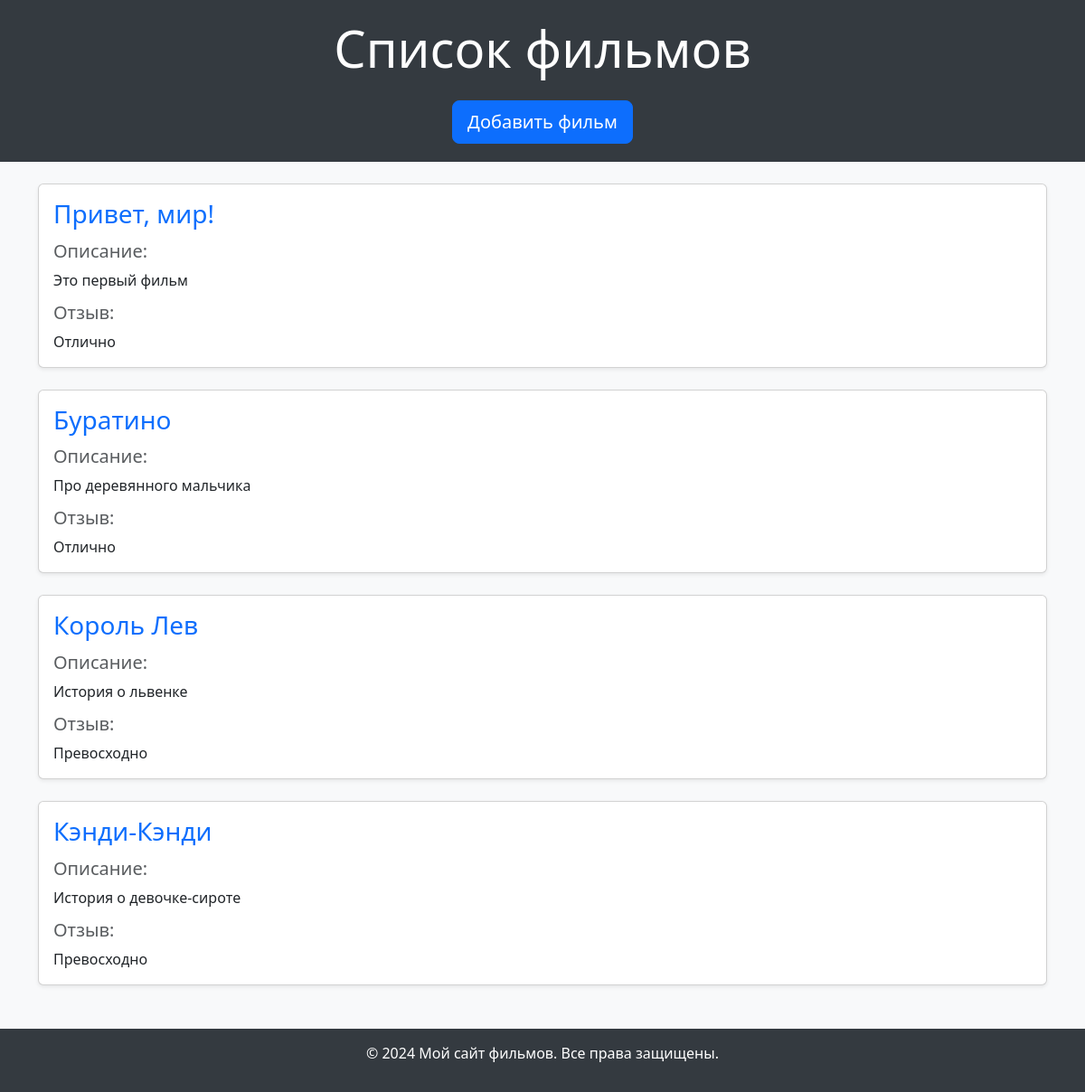
The page / on the database its author committed.
### films/models.py (models this page shows, shortened)
class Film(models.Model):
    title = models.CharField(max_length=200, verbose_name='Название фильма')
    description = models.TextField(verbose_name='Описание фильма')
    review = models.TextField(verbose_name='Отзыв')

### films/views.py (the view)
# urls.py: path('', views.list_films, name='list_films'),
def list_films(request):
    films = Film.objects.all()
    return render(request, 'films/list_films.html', {'films': films})

### films/templates/films/list_films.html (shortened to what this page needs)
{% load static %}
<!DOCTYPE html>
<html lang="ru">
<head>
    <link href="https://cdn.jsdelivr.net/npm/bootstrap@5.3.0/dist/css/bootstrap.min.css" rel="stylesheet"
>
</head>
<body>
    <header class="header mb-4 text-center">
        <h1 class="display-4">Список фильмов</h1>
        <a href="{% url 'add_film' %}" class="btn btn-primary btn-lg mt-3">Добавить фильм</a>
    </header>
    <div class="container">
        {% for film in films %}
            <div class="card mb-4 shadow-sm">
                <div class="card-body">
                    <h3 class="card-title mb-3 text-primary">{{ film.title }}</h3>
                    <div class="mb-3">
                        <h5 class="card-subtitle mb-2 text-muted">Описание:</h5>
                        <p class="card-text">{{ film.description }}</p>
                    </div>
                    <div>
                        <h5 class="card-subtitle mb-2 text-muted">Отзыв:</h5>
                        <p class="card-text">{{ film.review }}</p>
                    </div>
                </div>
            </div>
        {% empty %}
            <div class="alert alert-info" role="alert">
                Нет добавленных фильмов.
            </div>
        {% endfor %}
    </div>
    <footer class="footer text-center mt-5">
        <div class="container">
            <p>&copy; 2024 Мой сайт фильмов. Все права защищены.</p>
        </div>
    </footer>
</body>
</html>

### films/templates/films/list_films.html (style rules this page uses)
body { background-color: #f8f9fa; }
.header { background-color: #343a40; padding: 20px; color: #fff; }
.card { transition: transform 0.2s, box-shadow 0.2s; }
.footer { background-color: #343a40; padding: 15px 0; color: #fff; margin-top: 30px; }

### rows shown on the page
Film: title "Привет, мир!", description "Это первый фильм", review "Отлично"
Film: title "Буратино", description "Про деревянного мальчика", review "Отлично"
Film: title "Король Лев", description "История о львенке", review "Превосходно"
Film: title "Кэнди-Кэнди", description "История о девочке-сироте", review "Превосходно"
